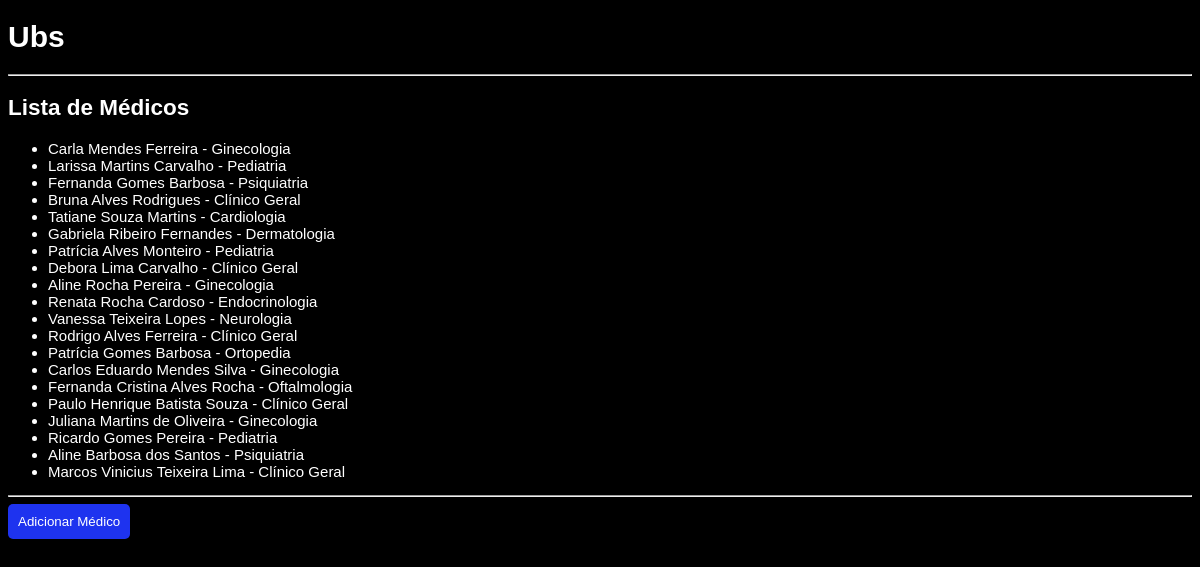
Page /ubs/medicos/lista/ on the committed database.
### ubs/models/medico.py (models this page shows)
class Medico(Pessoa):
    crm = models.CharField(max_length=20, unique=True)
    especialidade = models.CharField(max_length=100)
    def __str__(self):
        return f"{self.nome_pessoa} - {self.especialidade}"

### ubs/models/pessoa.py (models this page shows, shortened)
class Pessoa(models.Model):
    nome_pessoa = models.CharField(max_length=255)
    estado_civil = models.CharField(
        max_length=20,
        choices=EstadoCivil.choices
    )
    ubs = models.ForeignKey(Ubs, on_delete=models.CASCADE)

### ubs/views/medico_views.py (the view)
# urls.py: path('medicos/lista/', medico_views.list_medico, name='list_medico'),
def list_medico(request):
    data = Medico.objects.select_related( 'ubs').all()
    return render(request, 'ubs/medico/list.html', {'medicos': data})

### ubs/templates/ubs/medico/list.html (shortened to what this page needs)
{% extends 'ubs/base.html' %}
{% block corpo %}
<h2>Lista de Médicos</h2>
{% if medicos %}
    <ul>
        {% for medico in medicos %}
            <li>
                <a href="{% url 'detail_medico' medico.id %}">
                    {{ medico }}
                </a>
            </li>
        {% endfor %}
    </ul>
{% else %}
    <p>Nenhum médico encontrado.</p>
{% endif %}
<hr>
<a href="{% url 'create_medico' %}">
    <button style="
        padding: 10px;
        background-color: rgb(30, 51, 239);
        color: white;
        border: none;
        border-radius: 5px;
    ">
        Adicionar Médico
    </button>
</a>
{% endblock %}

### ubs/static/ubs/style.css (style rules this page uses)
body { font-family: Arial, Arial, Helvetica, sans-serif; font-size: 15px; background-color: #000; color: #fff; }
hi, h2 { font-weight: bold; }
a { color: #fff; text-decoration: none; }

### rows in the picture
Medico: especialidade.nome_pessoa "Carla Mendes Ferreira - Ginecologia"
Medico: especialidade.nome_pessoa "Larissa Martins Carvalho - Pediatria"
Medico: especialidade.nome_pessoa "Fernanda Gomes Barbosa - Psiquiatria"
Medico: especialidade.nome_pessoa "Bruna Alves Rodrigues - Clínico Geral"
Medico: especialidade.nome_pessoa "Tatiane Souza Martins - Cardiologia"
Medico: especialidade.nome_pessoa "Gabriela Ribeiro Fernandes - Dermatologia"
Medico: especialidade.nome_pessoa "Patrícia Alves Monteiro - Pediatria"
Medico: especialidade.nome_pessoa "Debora Lima Carvalho - Clínico Geral"
Medico: especialidade.nome_pessoa "Aline Rocha Pereira - Ginecologia"
Medico: especialidade.nome_pessoa "Renata Rocha Cardoso - Endocrinologia"
Medico: especialidade.nome_pessoa "Vanessa Teixeira Lopes - Neurologia"
Medico: especialidade.nome_pessoa "Rodrigo Alves Ferreira - Clínico Geral"
Medico: especialidade.nome_pessoa "Patrícia Gomes Barbosa - Ortopedia"
Medico: especialidade.nome_pessoa "Carlos Eduardo Mendes Silva - Ginecologia"
Medico: especialidade.nome_pessoa "Fernanda Cristina Alves Rocha - Oftalmologia"
Medico: especialidade.nome_pessoa "Paulo Henrique Batista Souza - Clínico Geral"
Medico: especialidade.nome_pessoa "Juliana Martins de Oliveira - Ginecologia"
Medico: especialidade.nome_pessoa "Ricardo Gomes Pereira - Pediatria"
Medico: especialidade.nome_pessoa "Aline Barbosa dos Santos - Psiquiatria"
Medico: especialidade.nome_pessoa "Marcos Vinicius Teixeira Lima - Clínico Geral"
